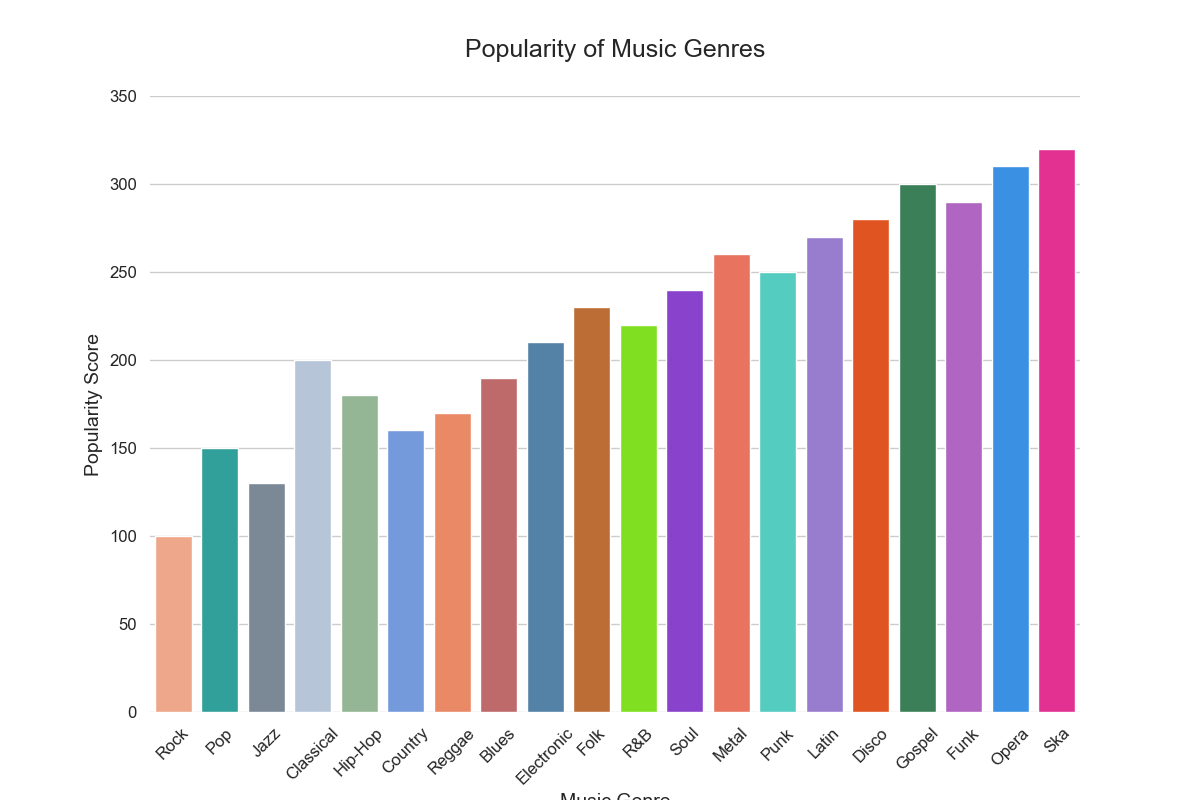

This figure's Python source:

import seaborn as sns
import pandas as pd
import matplotlib.pyplot as plt

data = {
    'Category': ['Rock', 'Pop', 'Jazz', 'Classical', 'Hip-Hop', 'Country', 'Reggae', 'Blues', 'Electronic', 'Folk', 'R&B', 'Soul', 'Metal', 'Punk', 'Latin', 'Disco', 'Gospel', 'Funk', 'Opera', 'Ska'],
    'Value': [100, 150, 130, 200, 180, 160, 170, 190, 210, 230, 220, 240, 260, 250, 270, 280, 300, 290, 310, 320]
}

df = pd.DataFrame(data)

sns.set_theme(style="whitegrid")

plt.figure(figsize=(12, 8))
barplot = sns.barplot(x='Category', y='Value', data=df, palette=['#FFA07A', '#20B2AA', '#778899', '#B0C4DE', '#8FBC8F', '#6495ED', '#FF7F50', '#CD5C5C', '#4682B4', '#D2691E', '#7FFF00', '#8A2BE2', '#FF6347', '#40E0D0', '#9370DB', '#FF4500', '#2E8B57', '#BA55D3', '#1E90FF', '#FF1493'])

barplot.set(ylim=(0, 350))
sns.despine(left=True, bottom=True)

plt.title('Popularity of Music Genres', fontsize=18, y=1.05)
plt.xlabel('Music Genre', fontsize=14)
plt.ylabel('Popularity Score', fontsize=14)
plt.xticks(rotation=45, fontsize=12)
plt.yticks(fontsize=12)

plt.show()
